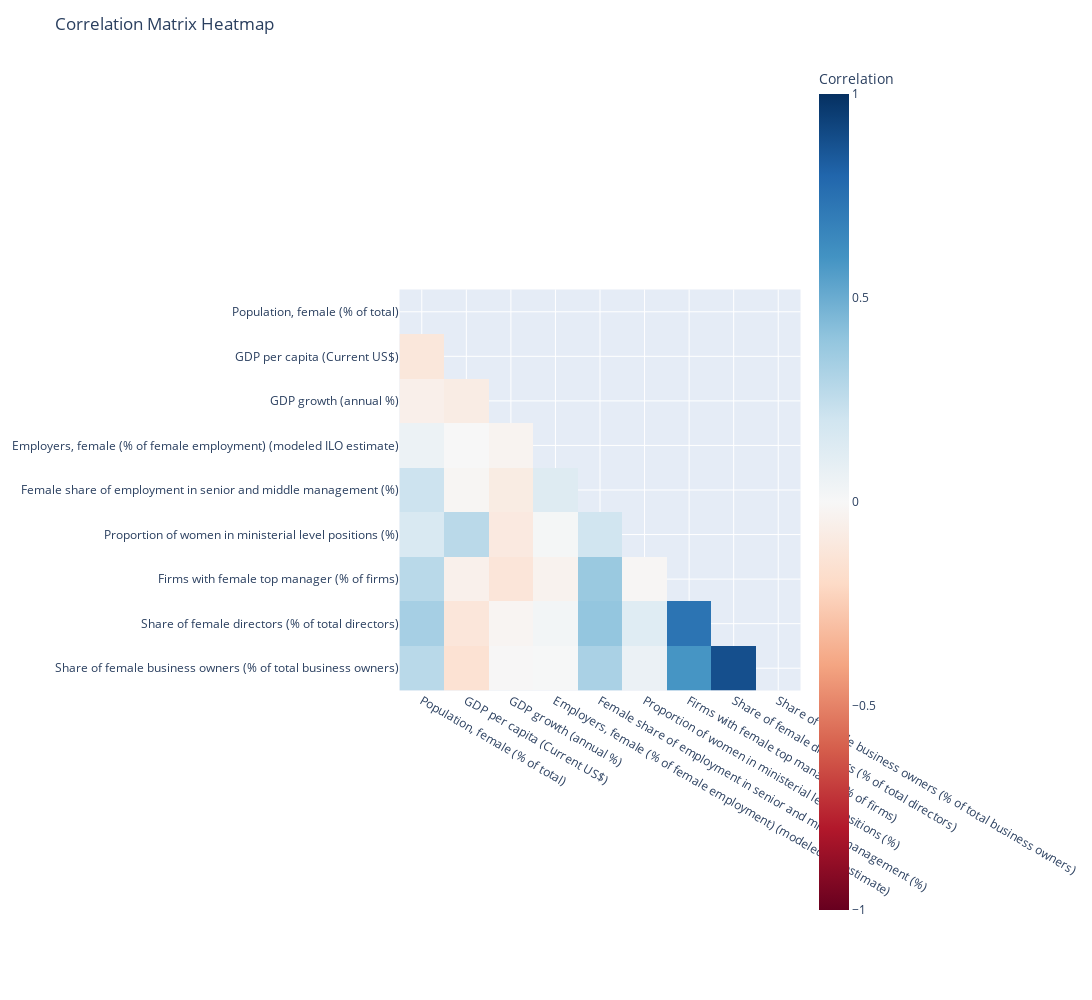

Write notebook code for a chart like this one.
### Markdown cell above
### 4.2.1. Correlation Matrix

### Code cell
correlation_matrix = women_top.iloc[:, 3:].corr()
mask = np.triu(np.ones_like(correlation_matrix, dtype=bool))
masked_matrix = correlation_matrix.where(~mask)

def plot_heatmap(correlation_matrix, mask):
    fig = px.imshow(masked_matrix,
                    labels=dict(color="Correlation"),
                    x=correlation_matrix.columns,
                    y=correlation_matrix.columns,
                    color_continuous_scale='RdBu',
                    zmin=-1, zmax=1)
    
    fig.update_layout(title='Correlation Matrix Heatmap', width=1400, height=1000)
     
    fig.show()

plot_heatmap(correlation_matrix, masked_matrix)

### Figure 1 — Plotly figure (JSON) as saved in the notebook; plotly's stock layout.template omitted (floating-point values rounded to 4 significant figures)
{"data": [{"coloraxis": "coloraxis", "hovertemplate": "x: %{x}<br>y: %{y}<br>Correlation: %{z}<extra></extra>", "name": "0", "type": "heatmap", "x": ["Population, female (% of total)", "GDP per capita (Current US$)", "GDP growth (annual %)", "Employers, female (% of female employment) (modeled ILO estimate)", "Female share of employment in senior and middle management (%)", "Proportion of women in ministerial level positions (%)", "Firms with female top manager (% of firms)", "Share of female directors (% of total directors)", "Share of female business owners (% of total business owners)"], "xaxis": "x", "y": ["Population, female (% of total)", "GDP per capita (Current US$)", "GDP growth (annual %)", "Employers, female (% of female employment) (modeled ILO estimate)", "Female share of employment in senior and middle management (%)", "Proportion of women in ministerial level positions (%)", "Firms with female top manager (% of firms)", "Share of female directors (% of total directors)", "Share of female business owners (% of total business owners)"], "yaxis": "y", "z": [[null, null, null, null, null, null, null, null, null], [-0.1153, null, null, null, null, null, null, null, null], [-0.05621, -0.07875, null, null, null, null, null, null, null], [0.05539, 0.002244, -0.02909, null, null, null, null, null, null], [0.2137, -0.01604, -0.082, 0.1294, null, null, null, null, null], [0.157, 0.2729, -0.09695, 0.01613, 0.2014, null, null, null, null], [0.2773, -0.05135, -0.1252, -0.03896, 0.376, -0.01308, null, null, null], [0.3371, -0.1213, -0.0214, 0.02502, 0.3931, 0.1265, 0.736, null, null], [0.277, -0.1507, -0.004818, 0.005369, 0.3237, 0.06233, 0.5918, 0.8835, null]]}], "layout": {"coloraxis": {"cmax": 1, "cmin": -1, "colorbar": {"title": {"text": "Correlation"}}, "colorscale": [[0, "rgb(103,0,31)"], [0.1, "rgb(178,24,43)"], [0.2, "rgb(214,96,77)"], [0.3, "rgb(244,165,130)"], [0.4, "rgb(253,219,199)"], [0.5, "rgb(247,247,247)"], [0.6, "rgb(209,229,240)"], [0.7, "rgb(146,197,222)"], [0.8, "rgb(67,147,195)"], [0.9, "rgb(33,102,172)"], [1, "rgb(5,48,97)"]]}, "height": 1000, "margin": {"t": 60}, "title": {"text": "Correlation Matrix Heatmap"}, "width": 1400, "xaxis": {"anchor": "y", "autorange": true, "constrain": "domain", "domain": [0, 1], "range": [-0.5, 8.5], "scaleanchor": "y", "type": "category"}, "yaxis": {"anchor": "x", "autorange": true, "constrain": "domain", "domain": [0.06233, 0.9377], "range": [8.5, -0.5], "type": "category"}}}
